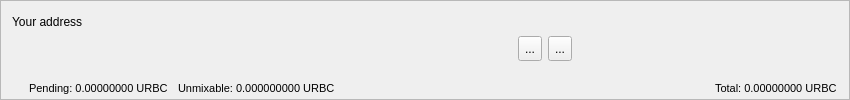
<?xml version="1.0" encoding="UTF-8"?>
<ui version="4.0">
 <class>AccountFrame</class>
 <widget class="QFrame" name="AccountFrame">
  <property name="geometry">
   <rect>
    <x>0</x>
    <y>0</y>
    <width>850</width>
    <height>100</height>
   </rect>
  </property>
  <property name="minimumSize">
   <size>
    <width>0</width>
    <height>100</height>
   </size>
  </property>
  <property name="maximumSize">
   <size>
    <width>16777215</width>
    <height>100</height>
   </size>
  </property>
  <property name="windowTitle">
   <string>Frame</string>
  </property>
  <property name="frameShape">
   <enum>QFrame::StyledPanel</enum>
  </property>
  <property name="frameShadow">
   <enum>QFrame::Plain</enum>
  </property>
  <property name="lineWidth">
   <number>0</number>
  </property>
  <layout class="QVBoxLayout" name="verticalLayout">
   <property name="spacing">
    <number>4</number>
   </property>
   <item>
    <layout class="QHBoxLayout" name="horizontalLayout_2">
     <item>
      <widget class="QLabel" name="label">
       <property name="minimumSize">
        <size>
         <width>0</width>
         <height>20</height>
        </size>
       </property>
       <property name="maximumSize">
        <size>
         <width>16777215</width>
         <height>20</height>
        </size>
       </property>
       <property name="text">
        <string>Your address</string>
       </property>
      </widget>
     </item>
     <item>
      <spacer name="horizontalSpacer_6">
       <property name="orientation">
        <enum>Qt::Horizontal</enum>
       </property>
       <property name="sizeHint" stdset="0">
        <size>
         <width>788</width>
         <height>20</height>
        </size>
       </property>
      </spacer>
     </item>
    </layout>
   </item>
   <item>
    <layout class="QHBoxLayout" name="horizontalLayout">
     <property name="spacing">
      <number>6</number>
     </property>
     <property name="sizeConstraint">
      <enum>QLayout::SetMinimumSize</enum>
     </property>
     <item>
      <widget class="QLabel" name="m_addressLabel">
       <property name="sizePolicy">
        <sizepolicy hsizetype="Preferred" vsizetype="Preferred">
         <horstretch>0</horstretch>
         <verstretch>0</verstretch>
        </sizepolicy>
       </property>
       <property name="minimumSize">
        <size>
         <width>500</width>
         <height>24</height>
        </size>
       </property>
       <property name="maximumSize">
        <size>
         <width>16777215</width>
         <height>24</height>
        </size>
       </property>
       <property name="baseSize">
        <size>
         <width>700</width>
         <height>24</height>
        </size>
       </property>
       <property name="font">
        <font>
         <weight>50</weight>
         <bold>false</bold>
        </font>
       </property>
       <property name="cursor">
        <cursorShape>IBeamCursor</cursorShape>
       </property>
       <property name="toolTip">
        <string>Your receiving address</string>
       </property>
       <property name="whatsThis">
        <string>This is your account address</string>
       </property>
       <property name="text">
        <string/>
       </property>
       <property name="alignment">
        <set>Qt::AlignLeading|Qt::AlignLeft|Qt::AlignVCenter</set>
       </property>
       <property name="textInteractionFlags">
        <set>Qt::TextSelectableByKeyboard|Qt::TextSelectableByMouse</set>
       </property>
      </widget>
     </item>
     <item>
      <widget class="QToolButton" name="m_copyButton">
       <property name="minimumSize">
        <size>
         <width>0</width>
         <height>25</height>
        </size>
       </property>
       <property name="toolTip">
        <string>Copy address</string>
       </property>
       <property name="statusTip">
        <string/>
       </property>
       <property name="whatsThis">
        <string/>
       </property>
       <property name="text">
        <string>...</string>
       </property>
       <property name="icon">
        <iconset resource="../../resources.qrc">
         <normaloff>:/icons/copy_white</normaloff>:/icons/copy_white</iconset>
       </property>
      </widget>
     </item>
     <item>
      <widget class="QToolButton" name="m_qrButton">
       <property name="minimumSize">
        <size>
         <width>0</width>
         <height>25</height>
        </size>
       </property>
       <property name="toolTip">
        <string>Show QR code</string>
       </property>
       <property name="statusTip">
        <string/>
       </property>
       <property name="text">
        <string>...</string>
       </property>
       <property name="icon">
        <iconset resource="../../resources.qrc">
         <normaloff>:/icons/qrcode_white</normaloff>:/icons/qrcode_white</iconset>
       </property>
      </widget>
     </item>
     <item>
      <spacer name="horizontalSpacer_4">
       <property name="orientation">
        <enum>Qt::Horizontal</enum>
       </property>
       <property name="sizeHint" stdset="0">
        <size>
         <width>1</width>
         <height>20</height>
        </size>
       </property>
      </spacer>
     </item>
    </layout>
   </item>
   <item>
    <widget class="QFrame" name="m_accountBalances">
     <property name="minimumSize">
      <size>
       <width>0</width>
       <height>30</height>
      </size>
     </property>
     <property name="baseSize">
      <size>
       <width>0</width>
       <height>40</height>
      </size>
     </property>
     <layout class="QHBoxLayout" name="horizontalLayout_3">
      <property name="spacing">
       <number>0</number>
      </property>
      <property name="sizeConstraint">
       <enum>QLayout::SetMinimumSize</enum>
      </property>
      <property name="leftMargin">
       <number>1</number>
      </property>
      <property name="topMargin">
       <number>1</number>
      </property>
      <property name="rightMargin">
       <number>1</number>
      </property>
      <property name="bottomMargin">
       <number>1</number>
      </property>
      <item>
       <widget class="QLabel" name="m_actualBalanceLabel">
        <property name="minimumSize">
         <size>
          <width>0</width>
          <height>30</height>
         </size>
        </property>
        <property name="maximumSize">
         <size>
          <width>16777215</width>
          <height>30</height>
         </size>
        </property>
        <property name="baseSize">
         <size>
          <width>0</width>
          <height>30</height>
         </size>
        </property>
        <property name="font">
         <font>
          <pointsize>8</pointsize>
          <weight>50</weight>
          <bold>false</bold>
         </font>
        </property>
        <property name="toolTip">
         <string>Spendable balance</string>
        </property>
        <property name="textFormat">
         <enum>Qt::RichText</enum>
        </property>
        <property name="alignment">
         <set>Qt::AlignBottom|Qt::AlignLeading|Qt::AlignLeft</set>
        </property>
        <property name="textInteractionFlags">
         <set>Qt::LinksAccessibleByMouse|Qt::TextSelectableByMouse</set>
        </property>
       </widget>
      </item>
      <item>
       <spacer name="horizontalSpacer">
        <property name="orientation">
         <enum>Qt::Horizontal</enum>
        </property>
        <property name="sizeType">
         <enum>QSizePolicy::Fixed</enum>
        </property>
        <property name="sizeHint" stdset="0">
         <size>
          <width>10</width>
          <height>20</height>
         </size>
        </property>
       </spacer>
      </item>
      <item>
       <widget class="QLabel" name="m_pendingBalanceLabel">
        <property name="minimumSize">
         <size>
          <width>0</width>
          <height>30</height>
         </size>
        </property>
        <property name="maximumSize">
         <size>
          <width>16777215</width>
          <height>30</height>
         </size>
        </property>
        <property name="baseSize">
         <size>
          <width>0</width>
          <height>30</height>
         </size>
        </property>
        <property name="font">
         <font>
          <pointsize>8</pointsize>
          <weight>50</weight>
          <bold>false</bold>
         </font>
        </property>
        <property name="toolTip">
         <string>Awaiting network confirmation</string>
        </property>
        <property name="text">
         <string notr="true">Pending: 0.00000000 URBC</string>
        </property>
        <property name="textFormat">
         <enum>Qt::RichText</enum>
        </property>
        <property name="alignment">
         <set>Qt::AlignBottom|Qt::AlignLeading|Qt::AlignLeft</set>
        </property>
        <property name="textInteractionFlags">
         <set>Qt::LinksAccessibleByMouse|Qt::TextSelectableByMouse</set>
        </property>
       </widget>
      </item>
      <item>
       <spacer name="horizontalSpacer_3">
        <property name="orientation">
         <enum>Qt::Horizontal</enum>
        </property>
        <property name="sizeType">
         <enum>QSizePolicy::Fixed</enum>
        </property>
        <property name="sizeHint" stdset="0">
         <size>
          <width>10</width>
          <height>20</height>
         </size>
        </property>
       </spacer>
      </item>
      <item>
       <widget class="QLabel" name="m_unmixableBalanceLabel">
        <property name="minimumSize">
         <size>
          <width>0</width>
          <height>30</height>
         </size>
        </property>
        <property name="maximumSize">
         <size>
          <width>16777215</width>
          <height>30</height>
         </size>
        </property>
        <property name="baseSize">
         <size>
          <width>0</width>
          <height>30</height>
         </size>
        </property>
        <property name="font">
         <font>
          <pointsize>8</pointsize>
          <weight>50</weight>
          <bold>false</bold>
         </font>
        </property>
        <property name="toolTip">
         <string>Spendable only with zero privacy level</string>
        </property>
        <property name="text">
         <string notr="true">Unmixable: 0.000000000 URBC</string>
        </property>
        <property name="textFormat">
         <enum>Qt::RichText</enum>
        </property>
        <property name="alignment">
         <set>Qt::AlignBottom|Qt::AlignLeading|Qt::AlignLeft</set>
        </property>
        <property name="textInteractionFlags">
         <set>Qt::LinksAccessibleByMouse|Qt::TextSelectableByMouse</set>
        </property>
       </widget>
      </item>
      <item>
       <spacer name="horizontalSpacer_2">
        <property name="orientation">
         <enum>Qt::Horizontal</enum>
        </property>
        <property name="sizeHint" stdset="0">
         <size>
          <width>100</width>
          <height>17</height>
         </size>
        </property>
       </spacer>
      </item>
      <item>
       <widget class="QLabel" name="m_totalBalanceLabel">
        <property name="minimumSize">
         <size>
          <width>0</width>
          <height>30</height>
         </size>
        </property>
        <property name="maximumSize">
         <size>
          <width>16777215</width>
          <height>30</height>
         </size>
        </property>
        <property name="baseSize">
         <size>
          <width>0</width>
          <height>30</height>
         </size>
        </property>
        <property name="font">
         <font>
          <pointsize>8</pointsize>
          <weight>50</weight>
          <bold>false</bold>
         </font>
        </property>
        <property name="toolTip">
         <string>Total balance</string>
        </property>
        <property name="text">
         <string notr="true">Total: 0.00000000 URBC</string>
        </property>
        <property name="textFormat">
         <enum>Qt::RichText</enum>
        </property>
        <property name="alignment">
         <set>Qt::AlignBottom|Qt::AlignLeading|Qt::AlignLeft</set>
        </property>
        <property name="textInteractionFlags">
         <set>Qt::LinksAccessibleByMouse|Qt::TextSelectableByMouse</set>
        </property>
       </widget>
      </item>
     </layout>
    </widget>
   </item>
  </layout>
 </widget>
 <resources>
  <include location="../../resources.qrc"/>
 </resources>
 <connections>
  <connection>
   <sender>m_copyButton</sender>
   <signal>clicked()</signal>
   <receiver>AccountFrame</receiver>
   <slot>copyAddress()</slot>
   <hints>
    <hint type="sourcelabel">
     <x>818</x>
     <y>26</y>
    </hint>
    <hint type="destinationlabel">
     <x>422</x>
     <y>295</y>
    </hint>
   </hints>
  </connection>
  <connection>
   <sender>m_qrButton</sender>
   <signal>clicked()</signal>
   <receiver>AccountFrame</receiver>
   <slot>showQR()</slot>
   <hints>
    <hint type="sourcelabel">
     <x>802</x>
     <y>34</y>
    </hint>
    <hint type="destinationlabel">
     <x>494</x>
     <y>35</y>
    </hint>
   </hints>
  </connection>
 </connections>
 <slots>
  <slot>copyAddress()</slot>
 </slots>
</ui>
